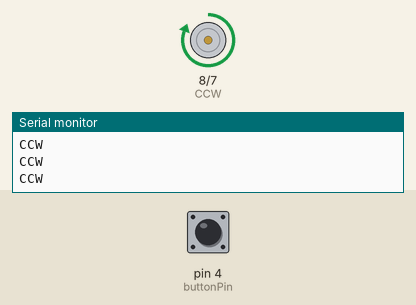
This sketch was run on a simulated Arduino Uno, built with avr-gcc and run on an emulated ATmega328P. Shown: motor-driver pin pairs drawn as motors (green arrow = first pin HIGH = forward, orange = second pin HIGH = backward, longer = more drive), the last lines printed to the serial monitor. The inputs (shaded band) are chosen by the test bench; at power-on: pin 4 (buttonPin) HIGH.

Above: at 1.2 s.
1.3 s: pin 4 (buttonPin) pulled LOW for 0.15 s
At 1.38 s:
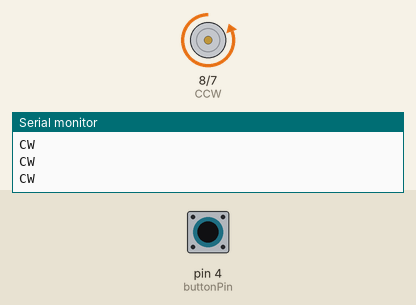
2.9 s: pin 4 (buttonPin) pulled LOW for 3.2 s
At 6.9 s:
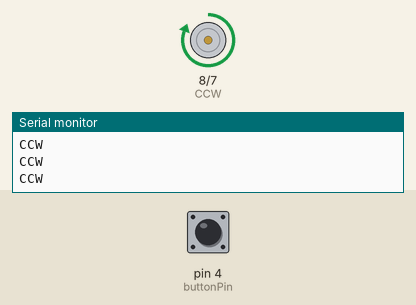
Timing chart, 0 to 8.4 s (numbered marks = the images above; inputs shaded):
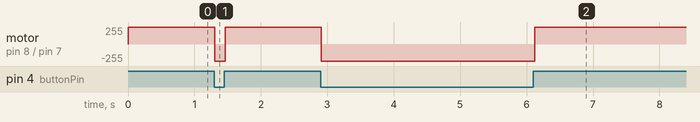

Measured:
- after the input at 1.3 s, motor on pin 8 (CCW) / pin 7 (CW): forward 255/255 → backward 255/255 at once, → forward 255/255 0.16 s later
- after the input at 2.9 s, motor on pin 8 (CCW) / pin 7 (CW): forward 255/255 → backward 255/255 at once, → forward 255/255 3.2 s later

The sketch:

relay_motor_withSW_apr4a.ino
```cpp
//#define CW 7 //CW is defined as pin #7//

//#define CCW 8 //CCW is defined as pin #8//

int CW = 7; //controls relay 2
int CCW = 8; //controls relay 1
int buttonPin = 4;
int buttonState = false;       // variable for reading the pushbutton status
int rotDirection = 0; // 0 is CW

void setup() { //Setup runs once//

  pinMode(CW, OUTPUT); //Set CW as an output//

  pinMode(CCW, OUTPUT); //Set CCW as an output//

  pinMode(buttonPin, INPUT); // initialize the pushbutton pin as an input:

  Serial.begin(9600); // opens serial port, sets data rate to 9600 bps

}

void loop() { //Loop runs forever//

  buttonState = digitalRead(buttonPin);

  if (buttonState == false){

    Serial.println("CW");  // prints hello with ending line break
    digitalWrite(CCW, LOW); //Motor stops//
    digitalWrite(CW,HIGH); //Motor runs clockwise//
    delay(20);
  }

  else{
    Serial.println("CCW");  // prints hello with ending line break
    digitalWrite(CCW, HIGH);//Motor runs counter-clockwise//
    digitalWrite(CW, LOW); //Motor stops//
    delay(20);
  }


}
```
